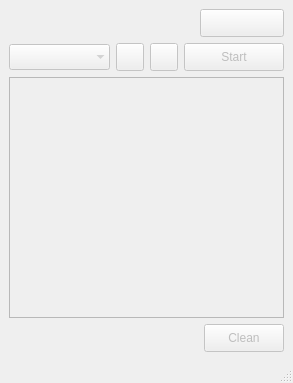
<?xml version="1.0" encoding="UTF-8"?>
<ui version="4.0">
 <class>MainWindow</class>
 <widget class="QMainWindow" name="MainWindow">
  <property name="enabled">
   <bool>false</bool>
  </property>
  <property name="geometry">
   <rect>
    <x>0</x>
    <y>0</y>
    <width>293</width>
    <height>383</height>
   </rect>
  </property>
  <property name="maximumSize">
   <size>
    <width>16777215</width>
    <height>16777215</height>
   </size>
  </property>
  <property name="windowTitle">
   <string>MainWindow</string>
  </property>
  <widget class="QWidget" name="centralwidget">
   <layout class="QVBoxLayout" name="verticalLayout">
    <item>
     <layout class="QHBoxLayout" name="horizontalLayout_2">
      <item>
       <widget class="QLineEdit" name="tcpHostnameEdit">
        <property name="minimumSize">
         <size>
          <width>0</width>
          <height>26</height>
         </size>
        </property>
        <property name="focusPolicy">
         <enum>Qt::FocusPolicy::ClickFocus</enum>
        </property>
        <property name="frame">
         <bool>false</bool>
        </property>
        <property name="alignment">
         <set>Qt::AlignmentFlag::AlignCenter</set>
        </property>
       </widget>
      </item>
      <item>
       <widget class="QLineEdit" name="tcpPortEdit">
        <property name="minimumSize">
         <size>
          <width>0</width>
          <height>26</height>
         </size>
        </property>
        <property name="focusPolicy">
         <enum>Qt::FocusPolicy::ClickFocus</enum>
        </property>
        <property name="frame">
         <bool>false</bool>
        </property>
        <property name="alignment">
         <set>Qt::AlignmentFlag::AlignCenter</set>
        </property>
       </widget>
      </item>
      <item>
       <widget class="QPushButton" name="tcpConnButton">
        <property name="minimumSize">
         <size>
          <width>84</width>
          <height>28</height>
         </size>
        </property>
        <property name="toolTip">
         <string>TCP Connect/Disconnect</string>
        </property>
        <property name="text">
         <string/>
        </property>
        <property name="icon">
         <iconset resource="res.qrc">
          <normaloff>:/images/disconnect.png</normaloff>:/images/disconnect.png</iconset>
        </property>
       </widget>
      </item>
     </layout>
    </item>
    <item>
     <layout class="QHBoxLayout" name="horizontalLayout">
      <item>
       <widget class="QComboBox" name="deviceComboBox">
        <property name="minimumSize">
         <size>
          <width>0</width>
          <height>26</height>
         </size>
        </property>
        <property name="frame">
         <bool>false</bool>
        </property>
       </widget>
      </item>
      <item>
       <widget class="QPushButton" name="infoPushButton">
        <property name="minimumSize">
         <size>
          <width>0</width>
          <height>28</height>
         </size>
        </property>
        <property name="maximumSize">
         <size>
          <width>28</width>
          <height>16777215</height>
         </size>
        </property>
        <property name="text">
         <string/>
        </property>
        <property name="icon">
         <iconset resource="res.qrc">
          <normaloff>:/images/Info.svg</normaloff>:/images/Info.svg</iconset>
        </property>
       </widget>
      </item>
      <item>
       <widget class="QPushButton" name="searchPushButton">
        <property name="minimumSize">
         <size>
          <width>0</width>
          <height>28</height>
         </size>
        </property>
        <property name="maximumSize">
         <size>
          <width>28</width>
          <height>16777215</height>
         </size>
        </property>
        <property name="toolTip">
         <string>Search for 1-Wire devices</string>
        </property>
        <property name="text">
         <string/>
        </property>
        <property name="icon">
         <iconset resource="res.qrc">
          <normaloff>:/images/search.png</normaloff>:/images/search.png</iconset>
        </property>
        <property name="iconSize">
         <size>
          <width>16</width>
          <height>16</height>
         </size>
        </property>
       </widget>
      </item>
      <item>
       <widget class="QPushButton" name="startPollingButton">
        <property name="enabled">
         <bool>false</bool>
        </property>
        <property name="minimumSize">
         <size>
          <width>0</width>
          <height>28</height>
         </size>
        </property>
        <property name="maximumSize">
         <size>
          <width>16777215</width>
          <height>16777215</height>
         </size>
        </property>
        <property name="toolTip">
         <string>Start polling</string>
        </property>
        <property name="text">
         <string>Start</string>
        </property>
       </widget>
      </item>
     </layout>
    </item>
    <item>
     <widget class="QTextEdit" name="textEdit">
      <property name="frameShape">
       <enum>QFrame::Shape::StyledPanel</enum>
      </property>
      <property name="readOnly">
       <bool>true</bool>
      </property>
     </widget>
    </item>
    <item>
     <layout class="QHBoxLayout" name="horizontalLayout_3">
      <item>
       <spacer name="horizontalSpacer">
        <property name="orientation">
         <enum>Qt::Orientation::Horizontal</enum>
        </property>
        <property name="sizeHint" stdset="0">
         <size>
          <width>40</width>
          <height>20</height>
         </size>
        </property>
       </spacer>
      </item>
      <item>
       <widget class="QPushButton" name="clearPushButton">
        <property name="minimumSize">
         <size>
          <width>0</width>
          <height>28</height>
         </size>
        </property>
        <property name="text">
         <string>Clean</string>
        </property>
       </widget>
      </item>
     </layout>
    </item>
   </layout>
  </widget>
  <widget class="QMenuBar" name="menubar">
   <property name="geometry">
    <rect>
     <x>0</x>
     <y>0</y>
     <width>293</width>
     <height>22</height>
    </rect>
   </property>
  </widget>
  <widget class="QStatusBar" name="statusbar"/>
 </widget>
 <resources>
  <include location="res.qrc"/>
 </resources>
 <connections/>
</ui>
